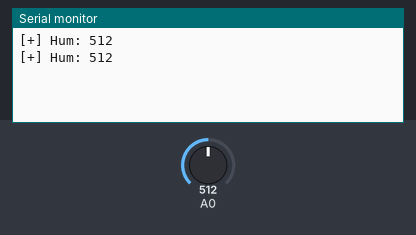
The sketch below on a simulated Arduino Uno, built with avr-gcc and run on an emulated ATmega328P. On the bench: the last lines printed to the serial monitor. The test bench sets the inputs (shaded band); at power-on: A0 = 512.

Above: at 1.8 s.
1.9 s: A0 set to 716
At 2.8 s:
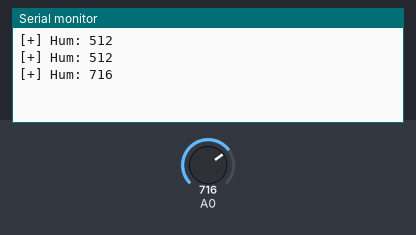
3.4 s: A0 set to 900
At 4.8 s:
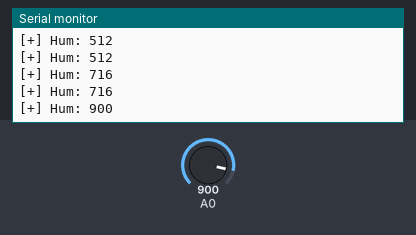
Timing chart, 0 to 6.4 s (numbered marks = the images above; inputs shaded):
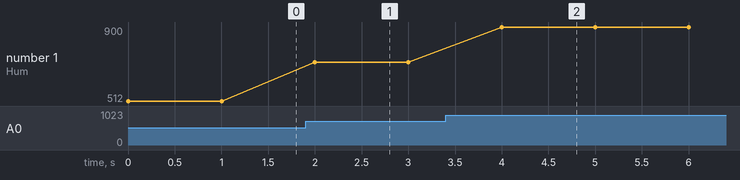

Measured:
- after the input at 1.9 s, the serial monitor: prints a new line after 0.10 s (image 1)
- after the input at 3.4 s, the serial monitor: prints a new line after 0.60 s (image 2)
- plotted number 1: 512 → 716 after the input at 1.9 s, 716 → 900 after the input at 3.4 s

The sketch:

YL69.ino
```cpp
void setup() {
  pinMode(A0, INPUT);
  Serial.begin(115200);
}

void loop() {
  int hum = analogRead(A0);
  Serial.print("[+] Hum: ");
  Serial.println(hum);
  delay(1000);
}
```
